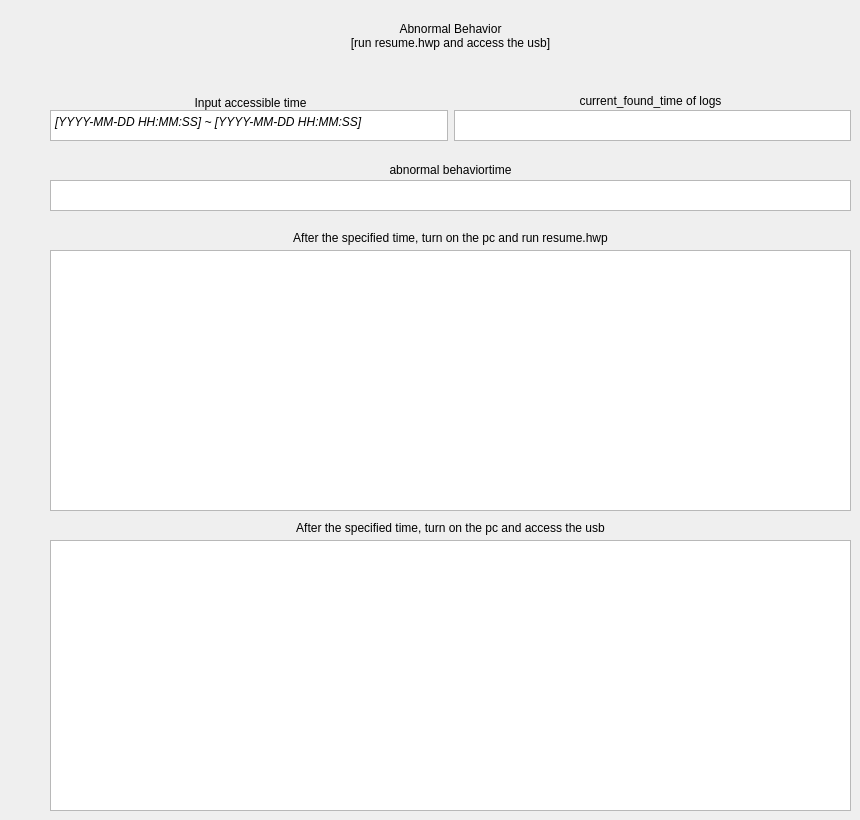
    <widget class="QWidget" name="tab_3">
     <attribute name="title">
      <string>Abnormal Behavior</string>
     </attribute>
     <widget class="QListWidget" name="all_indices_view_2">
      <property name="geometry">
       <rect>
        <x>50</x>
        <y>250</y>
        <width>801</width>
        <height>261</height>
       </rect>
      </property>
      <property name="font">
       <font>
        <pointsize>14</pointsize>
        <italic>true</italic>
       </font>
      </property>
      <property name="layoutDirection">
       <enum>Qt::LeftToRight</enum>
      </property>
      <property name="viewMode">
       <enum>QListView::ListMode</enum>
      </property>
     </widget>
     <widget class="QListWidget" name="all_indices_view_3">
      <property name="geometry">
       <rect>
        <x>50</x>
        <y>540</y>
        <width>801</width>
        <height>271</height>
       </rect>
      </property>
      <property name="font">
       <font>
        <pointsize>14</pointsize>
        <italic>true</italic>
       </font>
      </property>
      <property name="layoutDirection">
       <enum>Qt::LeftToRight</enum>
      </property>
      <property name="viewMode">
       <enum>QListView::ListMode</enum>
      </property>
     </widget>
     <widget class="QLabel" name="label_25">
      <property name="geometry">
       <rect>
        <x>50</x>
        <y>230</y>
        <width>801</width>
        <height>16</height>
       </rect>
      </property>
      <property name="text">
       <string>After the specified time, turn on the pc and run resume.hwp</string>
      </property>
      <property name="alignment">
       <set>Qt::AlignCenter</set>
      </property>
     </widget>
     <widget class="QLabel" name="label_26">
      <property name="geometry">
       <rect>
        <x>50</x>
        <y>520</y>
        <width>801</width>
        <height>16</height>
       </rect>
      </property>
      <property name="text">
       <string>After the specified time, turn on the pc and access the usb</string>
      </property>
      <property name="alignment">
       <set>Qt::AlignCenter</set>
      </property>
     </widget>
     <widget class="QLabel" name="label_28">
      <property name="geometry">
       <rect>
        <x>50</x>
        <y>95</y>
        <width>401</width>
        <height>16</height>
       </rect>
      </property>
      <property name="text">
       <string>Input accessible time</string>
      </property>
      <property name="alignment">
       <set>Qt::AlignCenter</set>
      </property>
     </widget>
     <widget class="QLabel" name="label_29">
      <property name="geometry">
       <rect>
        <x>50</x>
        <y>10</y>
        <width>801</width>
        <height>51</height>
       </rect>
      </property>
      <property name="text">
       <string>Abnormal Behavior
[run resume.hwp and access the usb]</string>
      </property>
      <property name="alignment">
       <set>Qt::AlignCenter</set>
      </property>
     </widget>
     <widget class="QLabel" name="label_32">
      <property name="geometry">
       <rect>
        <x>450</x>
        <y>90</y>
        <width>401</width>
        <height>21</height>
       </rect>
      </property>
      <property name="text">
       <string>current_found_time of logs</string>
      </property>
      <property name="alignment">
       <set>Qt::AlignCenter</set>
      </property>
     </widget>
     <widget class="QLabel" name="label_33">
      <property name="geometry">
       <rect>
        <x>50</x>
        <y>160</y>
        <width>801</width>
        <height>20</height>
       </rect>
      </property>
      <property name="text">
       <string>abnormal behaviortime</string>
      </property>
      <property name="alignment">
       <set>Qt::AlignCenter</set>
      </property>
     </widget>
     <widget class="QWidget" name="layoutWidget_3">
      <property name="geometry">
       <rect>
        <x>50</x>
        <y>110</y>
        <width>801</width>
        <height>31</height>
       </rect>
      </property>
      <layout class="QHBoxLayout" name="horizontalLayout_2">
       <item>
        <widget class="QTextEdit" name="IAT">
         <property name="font">
          <font>
           <pointsize>9</pointsize>
           <italic>true</italic>
          </font>
         </property>
         <property name="html">
          <string>&lt;!DOCTYPE HTML PUBLIC &quot;-//W3C//DTD HTML 4.0//EN&quot; &quot;http://www.w3.org/TR/REC-html40/strict.dtd&quot;&gt;
&lt;html&gt;&lt;head&gt;&lt;meta name=&quot;qrichtext&quot; content=&quot;1&quot; /&gt;&lt;style type=&quot;text/css&quot;&gt;
p, li { white-space: pre-wrap; }
&lt;/style&gt;&lt;/head&gt;&lt;body style=&quot; font-family:'Ubuntu'; font-size:9pt; font-weight:400; font-style:italic;&quot;&gt;
&lt;p style=&quot; margin-top:0px; margin-bottom:0px; margin-left:0px; margin-right:0px; -qt-block-indent:0; text-indent:0px;&quot;&gt;[YYYY-MM-DD HH:MM:SS] ~ [YYYY-MM-DD HH:MM:SS]&lt;/p&gt;&lt;/body&gt;&lt;/html&gt;</string>
         </property>
        </widget>
       </item>
       <item>
        <widget class="QTextBrowser" name="CFT">
         <property name="font">
          <font>
           <pointsize>9</pointsize>
           <italic>true</italic>
          </font>
         </property>
         <property name="html">
          <string>&lt;!DOCTYPE HTML PUBLIC &quot;-//W3C//DTD HTML 4.0//EN&quot; &quot;http://www.w3.org/TR/REC-html40/strict.dtd&quot;&gt;
&lt;html&gt;&lt;head&gt;&lt;meta name=&quot;qrichtext&quot; content=&quot;1&quot; /&gt;&lt;style type=&quot;text/css&quot;&gt;
p, li { white-space: pre-wrap; }
&lt;/style&gt;&lt;/head&gt;&lt;body style=&quot; font-family:'Ubuntu'; font-size:9pt; font-weight:400; font-style:italic;&quot;&gt;
&lt;p style=&quot;-qt-paragraph-type:empty; margin-top:0px; margin-bottom:0px; margin-left:0px; margin-right:0px; -qt-block-indent:0; text-indent:0px; font-size:11pt; font-style:normal;&quot;&gt;&lt;br /&gt;&lt;/p&gt;&lt;/body&gt;&lt;/html&gt;</string>
         </property>
        </widget>
       </item>
      </layout>
     </widget>
     <widget class="QTextEdit" name="AB">
      <property name="geometry">
       <rect>
        <x>50</x>
        <y>180</y>
        <width>801</width>
        <height>31</height>
       </rect>
      </property>
     </widget>
    </widget>
